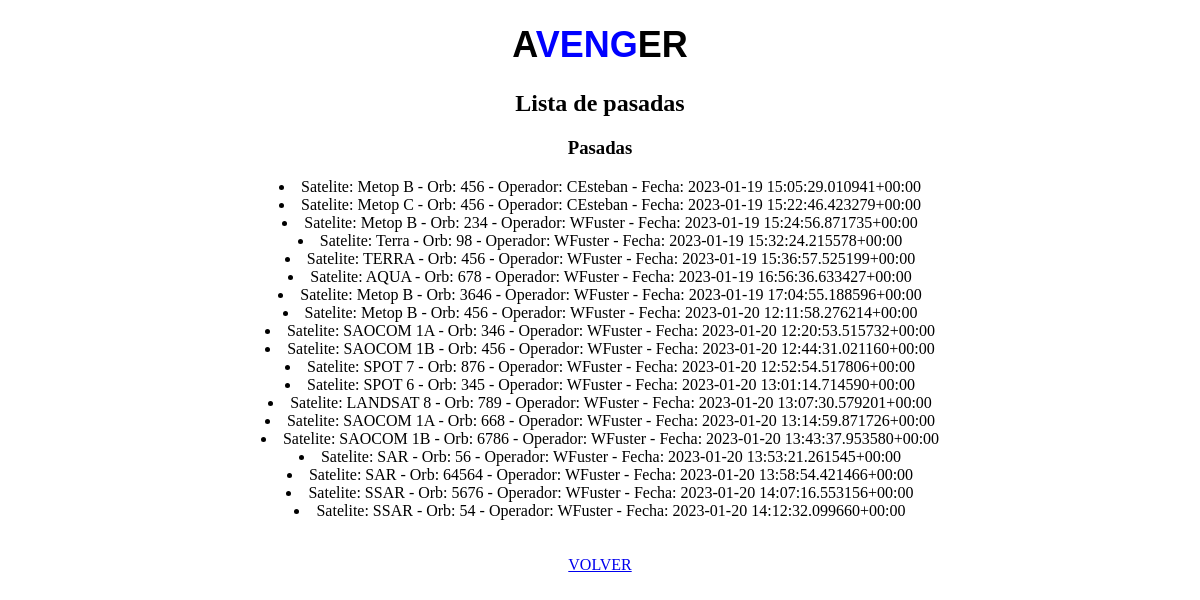
Page /historial/ (signed in) on the earlier database version.
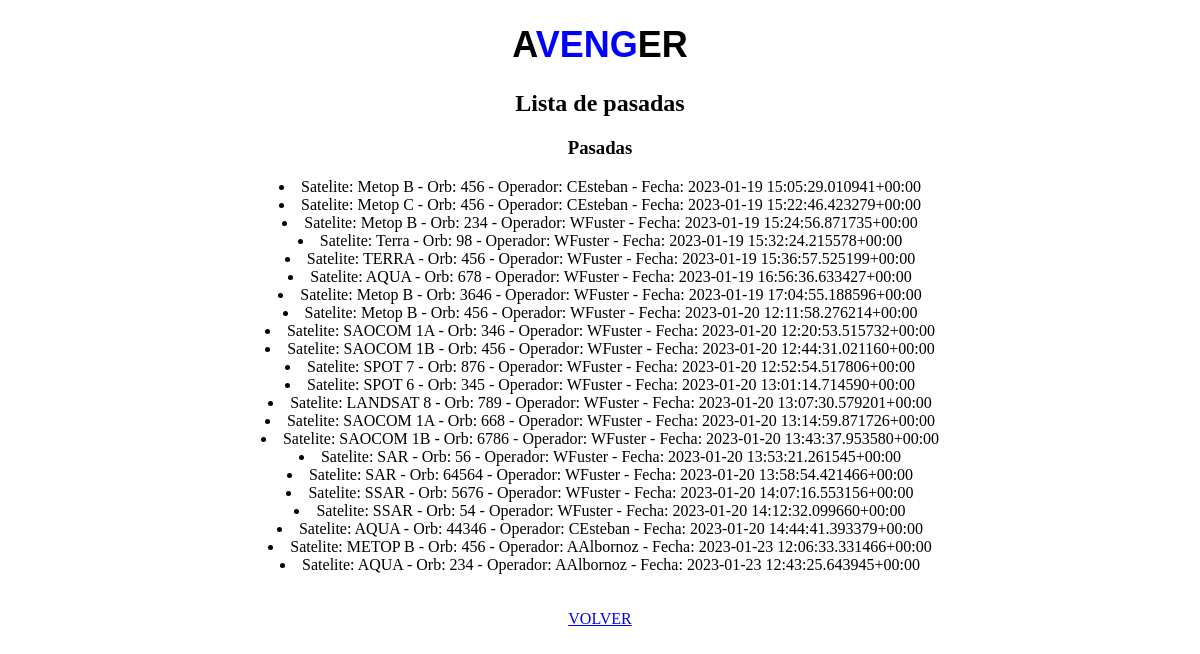
Same page on the later database version.
### appchecklists/models.py (models this page shows)
class Checklist(models.Model):
    id = models.AutoField(primary_key=True)
    fecha = models.DateTimeField(auto_now_add=True)
    satelite = models.CharField(max_length=50)
    orbita = models.IntegerField()
    operador=models.CharField(max_length=50, default=False)
    incidente = models.IntegerField(blank=True, null=True)
    comentario = models.TextField(max_length=250)
    exitoso = models.BooleanField(blank=True, null=True)
    a01ckb = models.BooleanField(blank=True, null=True)
    a02ckb = models.BooleanField(blank=True, null=True)
    a03ckb = models.BooleanField(blank=True, null=True)
    a04ckb = models.BooleanField(blank=True, null=True)
    a05ckb = models.BooleanField(blank=True, null=True)
    a06ckb = models.BooleanField(blank=True, null=True)
    a07ckb = models.BooleanField(blank=True, null=True)
    a08ckb = models.BooleanField(blank=True, null=True)
    a09ckb = models.BooleanField(blank=True, null=True)
    a10ckb = models.BooleanField(blank=True, null=True)
    a11ckb = models.BooleanField(blank=True, null=True)
    a12ckb = models.BooleanField(blank=True, null=True)
    a13ckb = models.BooleanField(blank=True, null=True)
    a14ckb = models.BooleanField(blank=True, null=True)
    a15ckb = models.BooleanField(blank=True, null=True)
    a16ckb = models.BooleanField(blank=True, null=True)
    a17ckb = models.BooleanField(blank=True, null=True)
    a18ckb = models.BooleanField(blank=True, null=True)
    a19ckb = models.BooleanField(blank=True, null=True)
    a20ckb = models.BooleanField(blank=True, null=True)
    a21ckb = models.BooleanField(blank=True, null=True)
    a22ckb = models.BooleanField(blank=True, null=True)
    a23ckb = models.BooleanField(blank=True, null=True)
    a24ckb = models.BooleanField(blank=True, null=True)
    a25ckb = models.BooleanField(blank=True, null=True)
    a26ckb = models.BooleanField(blank=True, null=True)
    def __str__(self):
        fila = f"Satelite: {self.satelite} - Orb: {self.orbita} - Operador: {self.operador} - Fecha: {self.fecha}"
        return fila

### appchecklists/views.py (the view)
# urls.py: path('historial/', vista_historial, name="historial"),
@login_required
def vista_historial(request):
    pasadas = Checklist.objects.all()
    contexto = {"pasadas": pasadas}
    return render(request, "historial.html", contexto)

### appchecklists/templates/historial.html (shortened to what this page needs)
{% extends 'base.html' %}
{% load static %}
{% block titulo %} Lista de pasadas {% endblock %}
{% block subtitulo %} Pasadas {% endblock %}
{% block Contenido%}
{% if pasadas %}
   {% for pasada in pasadas %}
    <li>
      {{pasada}}
    </li>
    {% endfor %}
{% else %}
<p> No hay pasadas en la base de datos </p>
{% endif %}
<br>
<br>
<a class="volver" href="{% url 'AVENGER-inicio' %}">VOLVER</a>
{% endblock %}

Differences in the rows shown:
added Checklist: satelite+orbita+operador "Satelite: AQUA - Orb: 44346 - Operador: CEsteban - Fecha: 2023-01-20 14:44:41.393379+00:00"
added Checklist: satelite+orbita+operador "Satelite: METOP B - Orb: 456 - Operador: AAlbornoz - Fecha: 2023-01-23 12:06:33.331466+00:00"
added Checklist: satelite+orbita+operador "Satelite: AQUA - Orb: 234 - Operador: AAlbornoz - Fecha: 2023-01-23 12:43:25.643945+00:00"
